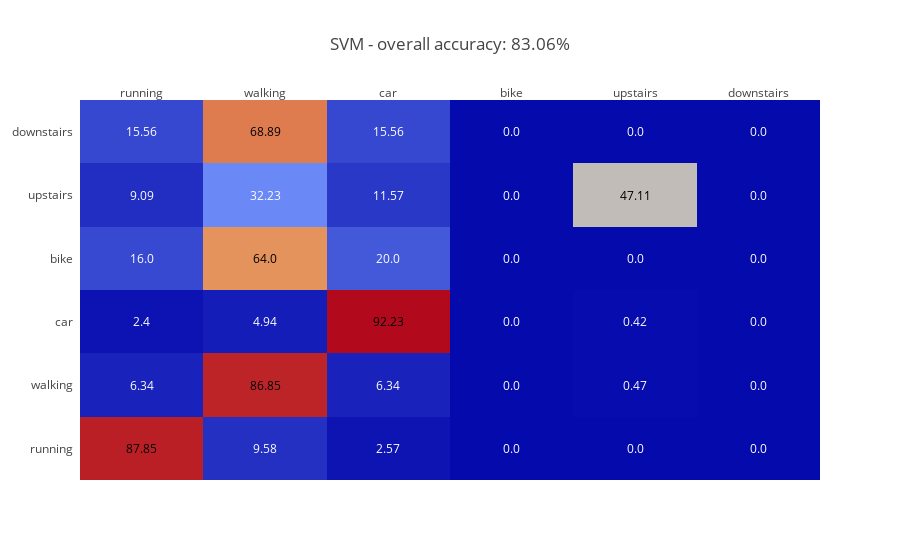
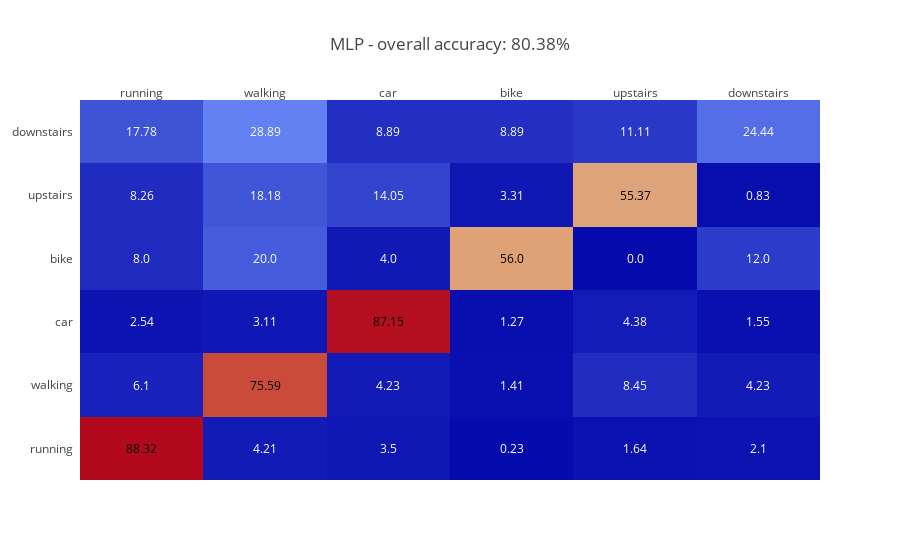
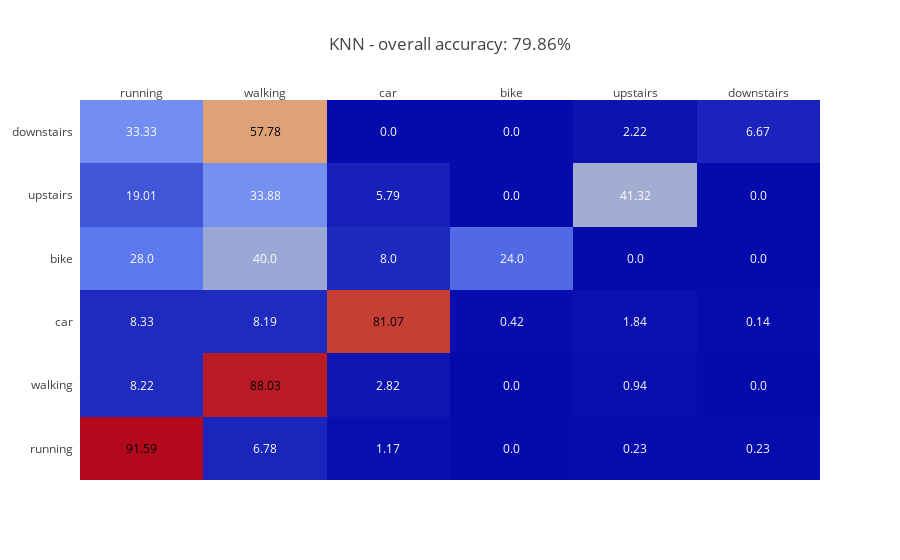
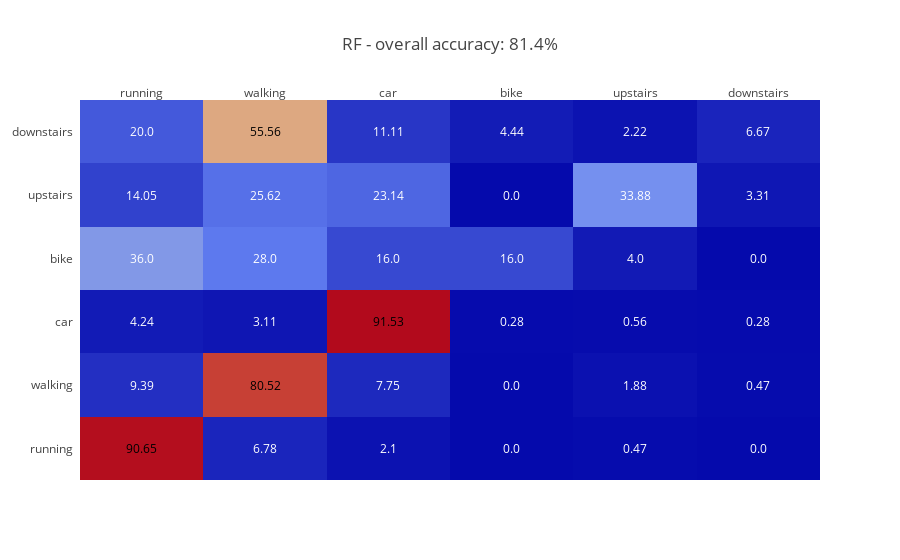

Notebook source saved alongside these figures, in order:
### Code cell
# Każdy klasyfikator uczymy i testujemy, a następnie rysujemy heatmap z wynikami
for clsf in classifiers:
    # Uczenie klasyfikatora
    clsf["cls"].fit(X, y)
    # Sprawdzenie dla danych testowych
    predictions = clsf["cls"].predict(X_test)
    # Zapis wyniku
    acc = accuracy_score(y_test, predictions)
    
    # Znormalizowana macierz
    c_matrix = confusion_matrix(y_test, predictions, labels = [11,22,33,44,55,66])
    c_matrix = c_matrix.astype('float') / c_matrix.sum(axis=1)[:, np.newaxis]
    c_matrix = c_matrix*100.0
    c_matrix = c_matrix.round(2)
    
    # Tytuły wykresów
    title = clsf["name"] + " - overall accuracy: " + str(round(acc*100,2)) + "%"
    labels = ["running", "walking", "car", "bike", "upstairs", "downstairs"]
    
    fig = ff.create_annotated_heatmap(z=c_matrix, x=labels, y=labels)
    fig.layout.update({"title": title})
    iplot(fig)

### Figure 1 — Plotly figure (JSON) as saved in the notebook; plotly's stock layout.template omitted (floating-point values rounded to 4 significant figures)
{"data": [{"colorscale": "RdBu", "showscale": false, "type": "heatmap", "x": ["running", "walking", "car", "bike", "upstairs", "downstairs"], "y": ["running", "walking", "car", "bike", "upstairs", "downstairs"], "z": [[87.85, 9.58, 2.57, 0, 0, 0], [6.34, 86.85, 6.34, 0, 0.47, 0], [2.4, 4.94, 92.23, 0, 0.42, 0], [16, 64, 20, 0, 0, 0], [9.09, 32.23, 11.57, 0, 47.11, 0], [15.56, 68.89, 15.56, 0, 0, 0]]}], "layout": {"annotations": [{"font": {"color": "#000000"}, "showarrow": false, "text": "87.85", "x": "running", "xref": "x1", "y": "running", "yref": "y1"}, {"font": {"color": "#FFFFFF"}, "showarrow": false, "text": "9.58", "x": "walking", "xref": "x1", "y": "running", "yref": "y1"}, {"font": {"color": "#FFFFFF"}, "showarrow": false, "text": "2.57", "x": "car", "xref": "x1", "y": "running", "yref": "y1"}, {"font": {"color": "#FFFFFF"}, "showarrow": false, "text": "0.0", "x": "bike", "xref": "x1", "y": "running", "yref": "y1"}, {"font": {"color": "#FFFFFF"}, "showarrow": false, "text": "0.0", "x": "upstairs", "xref": "x1", "y": "running", "yref": "y1"}, {"font": {"color": "#FFFFFF"}, "showarrow": false, "text": "0.0", "x": "downstairs", "xref": "x1", "y": "running", "yref": "y1"}, {"font": {"color": "#FFFFFF"}, "showarrow": false, "text": "6.34", "x": "running", "xref": "x1", "y": "walking", "yref": "y1"}, {"font": {"color": "#000000"}, "showarrow": false, "text": "86.85", "x": "walking", "xref": "x1", "y": "walking", "yref": "y1"}, {"font": {"color": "#FFFFFF"}, "showarrow": false, "text": "6.34", "x": "car", "xref": "x1", "y": "walking", "yref": "y1"}, {"font": {"color": "#FFFFFF"}, "showarrow": false, "text": "0.0", "x": "bike", "xref": "x1", "y": "walking", "yref": "y1"}, {"font": {"color": "#FFFFFF"}, "showarrow": false, "text": "0.47", "x": "upstairs", "xref": "x1", "y": "walking", "yref": "y1"}, {"font": {"color": "#FFFFFF"}, "showarrow": false, "text": "0.0", "x": "downstairs", "xref": "x1", "y": "walking", "yref": "y1"}, {"font": {"color": "#FFFFFF"}, "showarrow": false, "text": "2.4", "x": "running", "xref": "x1", "y": "car", "yref": "y1"}, {"font": {"color": "#FFFFFF"}, "showarrow": false, "text": "4.94", "x": "walking", "xref": "x1", "y": "car", "yref": "y1"}, {"font": {"color": "#000000"}, "showarrow": false, "text": "92.23", "x": "car", "xref": "x1", "y": "car", "yref": "y1"}, {"font": {"color": "#FFFFFF"}, "showarrow": false, "text": "0.0", "x": "bike", "xref": "x1", "y": "car", "yref": "y1"}, {"font": {"color": "#FFFFFF"}, "showarrow": false, "text": "0.42", "x": "upstairs", "xref": "x1", "y": "car", "yref": "y1"}, {"font": {"color": "#FFFFFF"}, "showarrow": false, "text": "0.0", "x": "downstairs", "xref": "x1", "y": "car", "yref": "y1"}, {"font": {"color": "#FFFFFF"}, "showarrow": false, "text": "16.0", "x": "running", "xref": "x1", "y": "bike", "yref": "y1"}, {"font": {"color": "#000000"}, "showarrow": false, "text": "64.0", "x": "walking", "xref": "x1", "y": "bike", "yref": "y1"}, {"font": {"color": "#FFFFFF"}, "showarrow": false, "text": "20.0", "x": "car", "xref": "x1", "y": "bike", "yref": "y1"}, {"font": {"color": "#FFFFFF"}, "showarrow": false, "text": "0.0", "x": "bike", "xref": "x1", "y": "bike", "yref": "y1"}, {"font": {"color": "#FFFFFF"}, "showarrow": false, "text": "0.0", "x": "upstairs", "xref": "x1", "y": "bike", "yref": "y1"}, {"font": {"color": "#FFFFFF"}, "showarrow": false, "text": "0.0", "x": "downstairs", "xref": "x1", "y": "bike", "yref": "y1"}, {"font": {"color": "#FFFFFF"}, "showarrow": false, "text": "9.09", "x": "running", "xref": "x1", "y": "upstairs", "yref": "y1"}, {"font": {"color": "#FFFFFF"}, "showarrow": false, "text": "32.23", "x": "walking", "xref": "x1", "y": "upstairs", "yref": "y1"}, {"font": {"color": "#FFFFFF"}, "showarrow": false, "text": "11.57", "x": "car", "xref": "x1", "y": "upstairs", "yref": "y1"}, {"font": {"color": "#FFFFFF"}, "showarrow": false, "text": "0.0", "x": "bike", "xref": "x1", "y": "upstairs", "yref": "y1"}, {"font": {"color": "#000000"}, "showarrow": false, "text": "47.11", "x": "upstairs", "xref": "x1", "y": "upstairs", "yref": "y1"}, {"font": {"color": "#FFFFFF"}, "showarrow": false, "text": "0.0", "x": "downstairs", "xref": "x1", "y": "upstairs", "yref": "y1"}, {"font": {"color": "#FFFFFF"}, "showarrow": false, "text": "15.56", "x": "running", "xref": "x1", "y": "downstairs", "yref": "y1"}, {"font": {"color": "#000000"}, "showarrow": false, "text": "68.89", "x": "walking", "xref": "x1", "y": "downstairs", "yref": "y1"}, {"font": {"color": "#FFFFFF"}, "showarrow": false, "text": "15.56", "x": "car", "xref": "x1", "y": "downstairs", "yref": "y1"}, {"font": {"color": "#FFFFFF"}, "showarrow": false, "text": "0.0", "x": "bike", "xref": "x1", "y": "downstairs", "yref": "y1"}, {"font": {"color": "#FFFFFF"}, "showarrow": false, "text": "0.0", "x": "upstairs", "xref": "x1", "y": "downstairs", "yref": "y1"}, {"font": {"color": "#FFFFFF"}, "showarrow": false, "text": "0.0", "x": "downstairs", "xref": "x1", "y": "downstairs", "yref": "y1"}], "title": "SVM - overall accuracy: 83.06%", "xaxis": {"dtick": 1, "gridcolor": "rgb(0, 0, 0)", "side": "top", "ticks": ""}, "yaxis": {"dtick": 1, "ticks": "", "ticksuffix": "  "}}}

### Figure 2 — Plotly figure (JSON) as saved in the notebook; plotly's stock layout.template omitted (floating-point values rounded to 4 significant figures)
{"data": [{"colorscale": "RdBu", "showscale": false, "type": "heatmap", "x": ["running", "walking", "car", "bike", "upstairs", "downstairs"], "y": ["running", "walking", "car", "bike", "upstairs", "downstairs"], "z": [[88.32, 4.21, 3.5, 0.23, 1.64, 2.1], [6.1, 75.59, 4.23, 1.41, 8.45, 4.23], [2.54, 3.11, 87.15, 1.27, 4.38, 1.55], [8, 20, 4, 56, 0, 12], [8.26, 18.18, 14.05, 3.31, 55.37, 0.83], [17.78, 28.89, 8.89, 8.89, 11.11, 24.44]]}], "layout": {"annotations": [{"font": {"color": "#000000"}, "showarrow": false, "text": "88.32", "x": "running", "xref": "x1", "y": "running", "yref": "y1"}, {"font": {"color": "#FFFFFF"}, "showarrow": false, "text": "4.21", "x": "walking", "xref": "x1", "y": "running", "yref": "y1"}, {"font": {"color": "#FFFFFF"}, "showarrow": false, "text": "3.5", "x": "car", "xref": "x1", "y": "running", "yref": "y1"}, {"font": {"color": "#FFFFFF"}, "showarrow": false, "text": "0.23", "x": "bike", "xref": "x1", "y": "running", "yref": "y1"}, {"font": {"color": "#FFFFFF"}, "showarrow": false, "text": "1.64", "x": "upstairs", "xref": "x1", "y": "running", "yref": "y1"}, {"font": {"color": "#FFFFFF"}, "showarrow": false, "text": "2.1", "x": "downstairs", "xref": "x1", "y": "running", "yref": "y1"}, {"font": {"color": "#FFFFFF"}, "showarrow": false, "text": "6.1", "x": "running", "xref": "x1", "y": "walking", "yref": "y1"}, {"font": {"color": "#000000"}, "showarrow": false, "text": "75.59", "x": "walking", "xref": "x1", "y": "walking", "yref": "y1"}, {"font": {"color": "#FFFFFF"}, "showarrow": false, "text": "4.23", "x": "car", "xref": "x1", "y": "walking", "yref": "y1"}, {"font": {"color": "#FFFFFF"}, "showarrow": false, "text": "1.41", "x": "bike", "xref": "x1", "y": "walking", "yref": "y1"}, {"font": {"color": "#FFFFFF"}, "showarrow": false, "text": "8.45", "x": "upstairs", "xref": "x1", "y": "walking", "yref": "y1"}, {"font": {"color": "#FFFFFF"}, "showarrow": false, "text": "4.23", "x": "downstairs", "xref": "x1", "y": "walking", "yref": "y1"}, {"font": {"color": "#FFFFFF"}, "showarrow": false, "text": "2.54", "x": "running", "xref": "x1", "y": "car", "yref": "y1"}, {"font": {"color": "#FFFFFF"}, "showarrow": false, "text": "3.11", "x": "walking", "xref": "x1", "y": "car", "yref": "y1"}, {"font": {"color": "#000000"}, "showarrow": false, "text": "87.15", "x": "car", "xref": "x1", "y": "car", "yref": "y1"}, {"font": {"color": "#FFFFFF"}, "showarrow": false, "text": "1.27", "x": "bike", "xref": "x1", "y": "car", "yref": "y1"}, {"font": {"color": "#FFFFFF"}, "showarrow": false, "text": "4.38", "x": "upstairs", "xref": "x1", "y": "car", "yref": "y1"}, {"font": {"color": "#FFFFFF"}, "showarrow": false, "text": "1.55", "x": "downstairs", "xref": "x1", "y": "car", "yref": "y1"}, {"font": {"color": "#FFFFFF"}, "showarrow": false, "text": "8.0", "x": "running", "xref": "x1", "y": "bike", "yref": "y1"}, {"font": {"color": "#FFFFFF"}, "showarrow": false, "text": "20.0", "x": "walking", "xref": "x1", "y": "bike", "yref": "y1"}, {"font": {"color": "#FFFFFF"}, "showarrow": false, "text": "4.0", "x": "car", "xref": "x1", "y": "bike", "yref": "y1"}, {"font": {"color": "#000000"}, "showarrow": false, "text": "56.0", "x": "bike", "xref": "x1", "y": "bike", "yref": "y1"}, {"font": {"color": "#FFFFFF"}, "showarrow": false, "text": "0.0", "x": "upstairs", "xref": "x1", "y": "bike", "yref": "y1"}, {"font": {"color": "#FFFFFF"}, "showarrow": false, "text": "12.0", "x": "downstairs", "xref": "x1", "y": "bike", "yref": "y1"}, {"font": {"color": "#FFFFFF"}, "showarrow": false, "text": "8.26", "x": "running", "xref": "x1", "y": "upstairs", "yref": "y1"}, {"font": {"color": "#FFFFFF"}, "showarrow": false, "text": "18.18", "x": "walking", "xref": "x1", "y": "upstairs", "yref": "y1"}, {"font": {"color": "#FFFFFF"}, "showarrow": false, "text": "14.05", "x": "car", "xref": "x1", "y": "upstairs", "yref": "y1"}, {"font": {"color": "#FFFFFF"}, "showarrow": false, "text": "3.31", "x": "bike", "xref": "x1", "y": "upstairs", "yref": "y1"}, {"font": {"color": "#000000"}, "showarrow": false, "text": "55.37", "x": "upstairs", "xref": "x1", "y": "upstairs", "yref": "y1"}, {"font": {"color": "#FFFFFF"}, "showarrow": false, "text": "0.83", "x": "downstairs", "xref": "x1", "y": "upstairs", "yref": "y1"}, {"font": {"color": "#FFFFFF"}, "showarrow": false, "text": "17.78", "x": "running", "xref": "x1", "y": "downstairs", "yref": "y1"}, {"font": {"color": "#FFFFFF"}, "showarrow": false, "text": "28.89", "x": "walking", "xref": "x1", "y": "downstairs", "yref": "y1"}, {"font": {"color": "#FFFFFF"}, "showarrow": false, "text": "8.89", "x": "car", "xref": "x1", "y": "downstairs", "yref": "y1"}, {"font": {"color": "#FFFFFF"}, "showarrow": false, "text": "8.89", "x": "bike", "xref": "x1", "y": "downstairs", "yref": "y1"}, {"font": {"color": "#FFFFFF"}, "showarrow": false, "text": "11.11", "x": "upstairs", "xref": "x1", "y": "downstairs", "yref": "y1"}, {"font": {"color": "#FFFFFF"}, "showarrow": false, "text": "24.44", "x": "downstairs", "xref": "x1", "y": "downstairs", "yref": "y1"}], "title": "MLP - overall accuracy: 80.38%", "xaxis": {"dtick": 1, "gridcolor": "rgb(0, 0, 0)", "side": "top", "ticks": ""}, "yaxis": {"dtick": 1, "ticks": "", "ticksuffix": "  "}}}

### Figure 3 — Plotly figure (JSON) as saved in the notebook; plotly's stock layout.template omitted (floating-point values rounded to 4 significant figures)
{"data": [{"colorscale": "RdBu", "showscale": false, "type": "heatmap", "x": ["running", "walking", "car", "bike", "upstairs", "downstairs"], "y": ["running", "walking", "car", "bike", "upstairs", "downstairs"], "z": [[91.59, 6.78, 1.17, 0, 0.23, 0.23], [8.22, 88.03, 2.82, 0, 0.94, 0], [8.33, 8.19, 81.07, 0.42, 1.84, 0.14], [28, 40, 8, 24, 0, 0], [19.01, 33.88, 5.79, 0, 41.32, 0], [33.33, 57.78, 0, 0, 2.22, 6.67]]}], "layout": {"annotations": [{"font": {"color": "#000000"}, "showarrow": false, "text": "91.59", "x": "running", "xref": "x1", "y": "running", "yref": "y1"}, {"font": {"color": "#FFFFFF"}, "showarrow": false, "text": "6.78", "x": "walking", "xref": "x1", "y": "running", "yref": "y1"}, {"font": {"color": "#FFFFFF"}, "showarrow": false, "text": "1.17", "x": "car", "xref": "x1", "y": "running", "yref": "y1"}, {"font": {"color": "#FFFFFF"}, "showarrow": false, "text": "0.0", "x": "bike", "xref": "x1", "y": "running", "yref": "y1"}, {"font": {"color": "#FFFFFF"}, "showarrow": false, "text": "0.23", "x": "upstairs", "xref": "x1", "y": "running", "yref": "y1"}, {"font": {"color": "#FFFFFF"}, "showarrow": false, "text": "0.23", "x": "downstairs", "xref": "x1", "y": "running", "yref": "y1"}, {"font": {"color": "#FFFFFF"}, "showarrow": false, "text": "8.22", "x": "running", "xref": "x1", "y": "walking", "yref": "y1"}, {"font": {"color": "#000000"}, "showarrow": false, "text": "88.03", "x": "walking", "xref": "x1", "y": "walking", "yref": "y1"}, {"font": {"color": "#FFFFFF"}, "showarrow": false, "text": "2.82", "x": "car", "xref": "x1", "y": "walking", "yref": "y1"}, {"font": {"color": "#FFFFFF"}, "showarrow": false, "text": "0.0", "x": "bike", "xref": "x1", "y": "walking", "yref": "y1"}, {"font": {"color": "#FFFFFF"}, "showarrow": false, "text": "0.94", "x": "upstairs", "xref": "x1", "y": "walking", "yref": "y1"}, {"font": {"color": "#FFFFFF"}, "showarrow": false, "text": "0.0", "x": "downstairs", "xref": "x1", "y": "walking", "yref": "y1"}, {"font": {"color": "#FFFFFF"}, "showarrow": false, "text": "8.33", "x": "running", "xref": "x1", "y": "car", "yref": "y1"}, {"font": {"color": "#FFFFFF"}, "showarrow": false, "text": "8.19", "x": "walking", "xref": "x1", "y": "car", "yref": "y1"}, {"font": {"color": "#000000"}, "showarrow": false, "text": "81.07", "x": "car", "xref": "x1", "y": "car", "yref": "y1"}, {"font": {"color": "#FFFFFF"}, "showarrow": false, "text": "0.42", "x": "bike", "xref": "x1", "y": "car", "yref": "y1"}, {"font": {"color": "#FFFFFF"}, "showarrow": false, "text": "1.84", "x": "upstairs", "xref": "x1", "y": "car", "yref": "y1"}, {"font": {"color": "#FFFFFF"}, "showarrow": false, "text": "0.14", "x": "downstairs", "xref": "x1", "y": "car", "yref": "y1"}, {"font": {"color": "#FFFFFF"}, "showarrow": false, "text": "28.0", "x": "running", "xref": "x1", "y": "bike", "yref": "y1"}, {"font": {"color": "#FFFFFF"}, "showarrow": false, "text": "40.0", "x": "walking", "xref": "x1", "y": "bike", "yref": "y1"}, {"font": {"color": "#FFFFFF"}, "showarrow": false, "text": "8.0", "x": "car", "xref": "x1", "y": "bike", "yref": "y1"}, {"font": {"color": "#FFFFFF"}, "showarrow": false, "text": "24.0", "x": "bike", "xref": "x1", "y": "bike", "yref": "y1"}, {"font": {"color": "#FFFFFF"}, "showarrow": false, "text": "0.0", "x": "upstairs", "xref": "x1", "y": "bike", "yref": "y1"}, {"font": {"color": "#FFFFFF"}, "showarrow": false, "text": "0.0", "x": "downstairs", "xref": "x1", "y": "bike", "yref": "y1"}, {"font": {"color": "#FFFFFF"}, "showarrow": false, "text": "19.01", "x": "running", "xref": "x1", "y": "upstairs", "yref": "y1"}, {"font": {"color": "#FFFFFF"}, "showarrow": false, "text": "33.88", "x": "walking", "xref": "x1", "y": "upstairs", "yref": "y1"}, {"font": {"color": "#FFFFFF"}, "showarrow": false, "text": "5.79", "x": "car", "xref": "x1", "y": "upstairs", "yref": "y1"}, {"font": {"color": "#FFFFFF"}, "showarrow": false, "text": "0.0", "x": "bike", "xref": "x1", "y": "upstairs", "yref": "y1"}, {"font": {"color": "#FFFFFF"}, "showarrow": false, "text": "41.32", "x": "upstairs", "xref": "x1", "y": "upstairs", "yref": "y1"}, {"font": {"color": "#FFFFFF"}, "showarrow": false, "text": "0.0", "x": "downstairs", "xref": "x1", "y": "upstairs", "yref": "y1"}, {"font": {"color": "#FFFFFF"}, "showarrow": false, "text": "33.33", "x": "running", "xref": "x1", "y": "downstairs", "yref": "y1"}, {"font": {"color": "#000000"}, "showarrow": false, "text": "57.78", "x": "walking", "xref": "x1", "y": "downstairs", "yref": "y1"}, {"font": {"color": "#FFFFFF"}, "showarrow": false, "text": "0.0", "x": "car", "xref": "x1", "y": "downstairs", "yref": "y1"}, {"font": {"color": "#FFFFFF"}, "showarrow": false, "text": "0.0", "x": "bike", "xref": "x1", "y": "downstairs", "yref": "y1"}, {"font": {"color": "#FFFFFF"}, "showarrow": false, "text": "2.22", "x": "upstairs", "xref": "x1", "y": "downstairs", "yref": "y1"}, {"font": {"color": "#FFFFFF"}, "showarrow": false, "text": "6.67", "x": "downstairs", "xref": "x1", "y": "downstairs", "yref": "y1"}], "title": "KNN - overall accuracy: 79.86%", "xaxis": {"dtick": 1, "gridcolor": "rgb(0, 0, 0)", "side": "top", "ticks": ""}, "yaxis": {"dtick": 1, "ticks": "", "ticksuffix": "  "}}}

### Figure 4 — Plotly figure (JSON) as saved in the notebook; plotly's stock layout.template omitted (floating-point values rounded to 4 significant figures)
{"data": [{"colorscale": "RdBu", "showscale": false, "type": "heatmap", "x": ["running", "walking", "car", "bike", "upstairs", "downstairs"], "y": ["running", "walking", "car", "bike", "upstairs", "downstairs"], "z": [[90.65, 6.78, 2.1, 0, 0.47, 0], [9.39, 80.52, 7.75, 0, 1.88, 0.47], [4.24, 3.11, 91.53, 0.28, 0.56, 0.28], [36, 28, 16, 16, 4, 0], [14.05, 25.62, 23.14, 0, 33.88, 3.31], [20, 55.56, 11.11, 4.44, 2.22, 6.67]]}], "layout": {"annotations": [{"font": {"color": "#000000"}, "showarrow": false, "text": "90.65", "x": "running", "xref": "x1", "y": "running", "yref": "y1"}, {"font": {"color": "#FFFFFF"}, "showarrow": false, "text": "6.78", "x": "walking", "xref": "x1", "y": "running", "yref": "y1"}, {"font": {"color": "#FFFFFF"}, "showarrow": false, "text": "2.1", "x": "car", "xref": "x1", "y": "running", "yref": "y1"}, {"font": {"color": "#FFFFFF"}, "showarrow": false, "text": "0.0", "x": "bike", "xref": "x1", "y": "running", "yref": "y1"}, {"font": {"color": "#FFFFFF"}, "showarrow": false, "text": "0.47", "x": "upstairs", "xref": "x1", "y": "running", "yref": "y1"}, {"font": {"color": "#FFFFFF"}, "showarrow": false, "text": "0.0", "x": "downstairs", "xref": "x1", "y": "running", "yref": "y1"}, {"font": {"color": "#FFFFFF"}, "showarrow": false, "text": "9.39", "x": "running", "xref": "x1", "y": "walking", "yref": "y1"}, {"font": {"color": "#000000"}, "showarrow": false, "text": "80.52", "x": "walking", "xref": "x1", "y": "walking", "yref": "y1"}, {"font": {"color": "#FFFFFF"}, "showarrow": false, "text": "7.75", "x": "car", "xref": "x1", "y": "walking", "yref": "y1"}, {"font": {"color": "#FFFFFF"}, "showarrow": false, "text": "0.0", "x": "bike", "xref": "x1", "y": "walking", "yref": "y1"}, {"font": {"color": "#FFFFFF"}, "showarrow": false, "text": "1.88", "x": "upstairs", "xref": "x1", "y": "walking", "yref": "y1"}, {"font": {"color": "#FFFFFF"}, "showarrow": false, "text": "0.47", "x": "downstairs", "xref": "x1", "y": "walking", "yref": "y1"}, {"font": {"color": "#FFFFFF"}, "showarrow": false, "text": "4.24", "x": "running", "xref": "x1", "y": "car", "yref": "y1"}, {"font": {"color": "#FFFFFF"}, "showarrow": false, "text": "3.11", "x": "walking", "xref": "x1", "y": "car", "yref": "y1"}, {"font": {"color": "#000000"}, "showarrow": false, "text": "91.53", "x": "car", "xref": "x1", "y": "car", "yref": "y1"}, {"font": {"color": "#FFFFFF"}, "showarrow": false, "text": "0.28", "x": "bike", "xref": "x1", "y": "car", "yref": "y1"}, {"font": {"color": "#FFFFFF"}, "showarrow": false, "text": "0.56", "x": "upstairs", "xref": "x1", "y": "car", "yref": "y1"}, {"font": {"color": "#FFFFFF"}, "showarrow": false, "text": "0.28", "x": "downstairs", "xref": "x1", "y": "car", "yref": "y1"}, {"font": {"color": "#FFFFFF"}, "showarrow": false, "text": "36.0", "x": "running", "xref": "x1", "y": "bike", "yref": "y1"}, {"font": {"color": "#FFFFFF"}, "showarrow": false, "text": "28.0", "x": "walking", "xref": "x1", "y": "bike", "yref": "y1"}, {"font": {"color": "#FFFFFF"}, "showarrow": false, "text": "16.0", "x": "car", "xref": "x1", "y": "bike", "yref": "y1"}, {"font": {"color": "#FFFFFF"}, "showarrow": false, "text": "16.0", "x": "bike", "xref": "x1", "y": "bike", "yref": "y1"}, {"font": {"color": "#FFFFFF"}, "showarrow": false, "text": "4.0", "x": "upstairs", "xref": "x1", "y": "bike", "yref": "y1"}, {"font": {"color": "#FFFFFF"}, "showarrow": false, "text": "0.0", "x": "downstairs", "xref": "x1", "y": "bike", "yref": "y1"}, {"font": {"color": "#FFFFFF"}, "showarrow": false, "text": "14.05", "x": "running", "xref": "x1", "y": "upstairs", "yref": "y1"}, {"font": {"color": "#FFFFFF"}, "showarrow": false, "text": "25.62", "x": "walking", "xref": "x1", "y": "upstairs", "yref": "y1"}, {"font": {"color": "#FFFFFF"}, "showarrow": false, "text": "23.14", "x": "car", "xref": "x1", "y": "upstairs", "yref": "y1"}, {"font": {"color": "#FFFFFF"}, "showarrow": false, "text": "0.0", "x": "bike", "xref": "x1", "y": "upstairs", "yref": "y1"}, {"font": {"color": "#FFFFFF"}, "showarrow": false, "text": "33.88", "x": "upstairs", "xref": "x1", "y": "upstairs", "yref": "y1"}, {"font": {"color": "#FFFFFF"}, "showarrow": false, "text": "3.31", "x": "downstairs", "xref": "x1", "y": "upstairs", "yref": "y1"}, {"font": {"color": "#FFFFFF"}, "showarrow": false, "text": "20.0", "x": "running", "xref": "x1", "y": "downstairs", "yref": "y1"}, {"font": {"color": "#000000"}, "showarrow": false, "text": "55.56", "x": "walking", "xref": "x1", "y": "downstairs", "yref": "y1"}, {"font": {"color": "#FFFFFF"}, "showarrow": false, "text": "11.11", "x": "car", "xref": "x1", "y": "downstairs", "yref": "y1"}, {"font": {"color": "#FFFFFF"}, "showarrow": false, "text": "4.44", "x": "bike", "xref": "x1", "y": "downstairs", "yref": "y1"}, {"font": {"color": "#FFFFFF"}, "showarrow": false, "text": "2.22", "x": "upstairs", "xref": "x1", "y": "downstairs", "yref": "y1"}, {"font": {"color": "#FFFFFF"}, "showarrow": false, "text": "6.67", "x": "downstairs", "xref": "x1", "y": "downstairs", "yref": "y1"}], "title": "RF - overall accuracy: 81.4%", "xaxis": {"dtick": 1, "gridcolor": "rgb(0, 0, 0)", "side": "top", "ticks": ""}, "yaxis": {"dtick": 1, "ticks": "", "ticksuffix": "  "}}}
